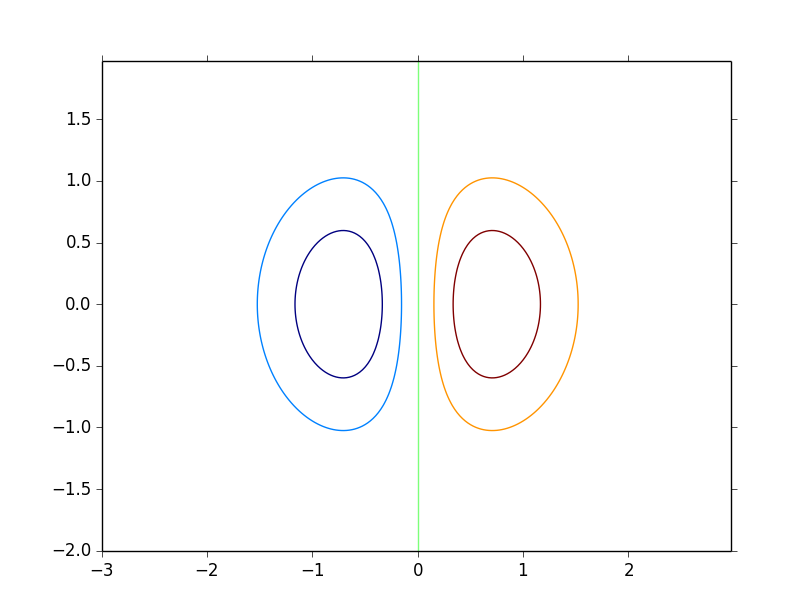

This chart was generated by the following Python code:
#!/usr/bin/env python3
# -*- coding: utf-8 -*-

# Copyright (c) 2015 Jérémie DECOCK (http://www.jdhp.org)

# See http://matplotlib.org/api/axes_api.html?highlight=contour#matplotlib.axes.Axes.contour

import math
import numpy as np

import matplotlib
import matplotlib.cm as cm
import matplotlib.mlab as mlab
import matplotlib.pyplot as plt

def main():
    """The main function."""

    # Build data ################

    matplotlib.rcParams['xtick.direction'] = 'out'
    matplotlib.rcParams['ytick.direction'] = 'out'

    delta = 0.025
    x = np.arange(-3.0, 3.0, delta)
    y = np.arange(-2.0, 2.0, delta)
    X, Y = np.meshgrid(x, y)

    #Z1 = mlab.bivariate_normal(X, Y, 1.0, 1.0, 0.0, 0.0)
    #Z2 = mlab.bivariate_normal(X, Y, 1.5, 0.5, 1, 1)
    #Z = 10.0 * (Z2 - Z1)  # difference of Gaussians
    
    Z = X * np.exp(-X**2 - Y**2)


    # Plot data #################

    ## Plot contour
    #plt.contour(X, Y, Z)             # Plot the contours

    fig = plt.figure()
    ax = fig.add_subplot(111)

    # Plot contour
    ax.contour(X, Y, Z)             # Plot the contours

    plt.show()


if __name__ == '__main__':
    main()
